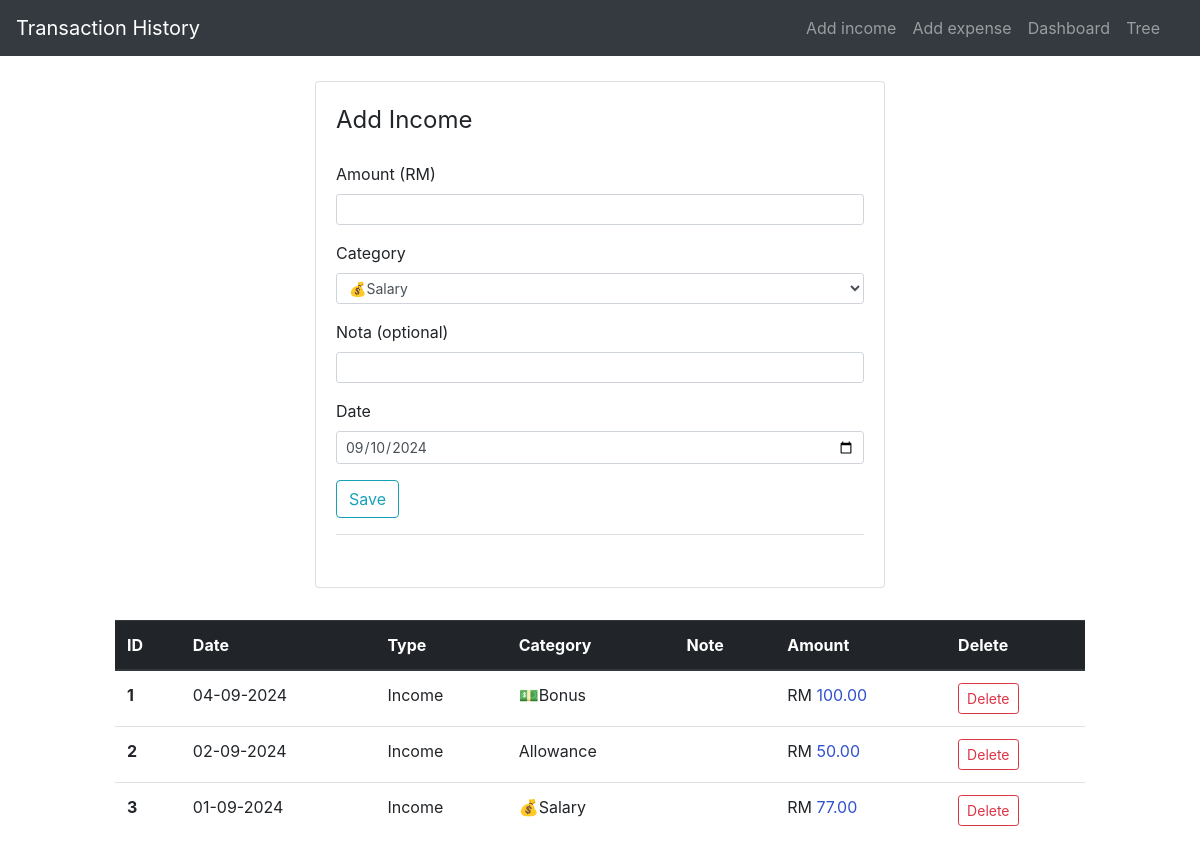
Before: /addincome with the older database file.
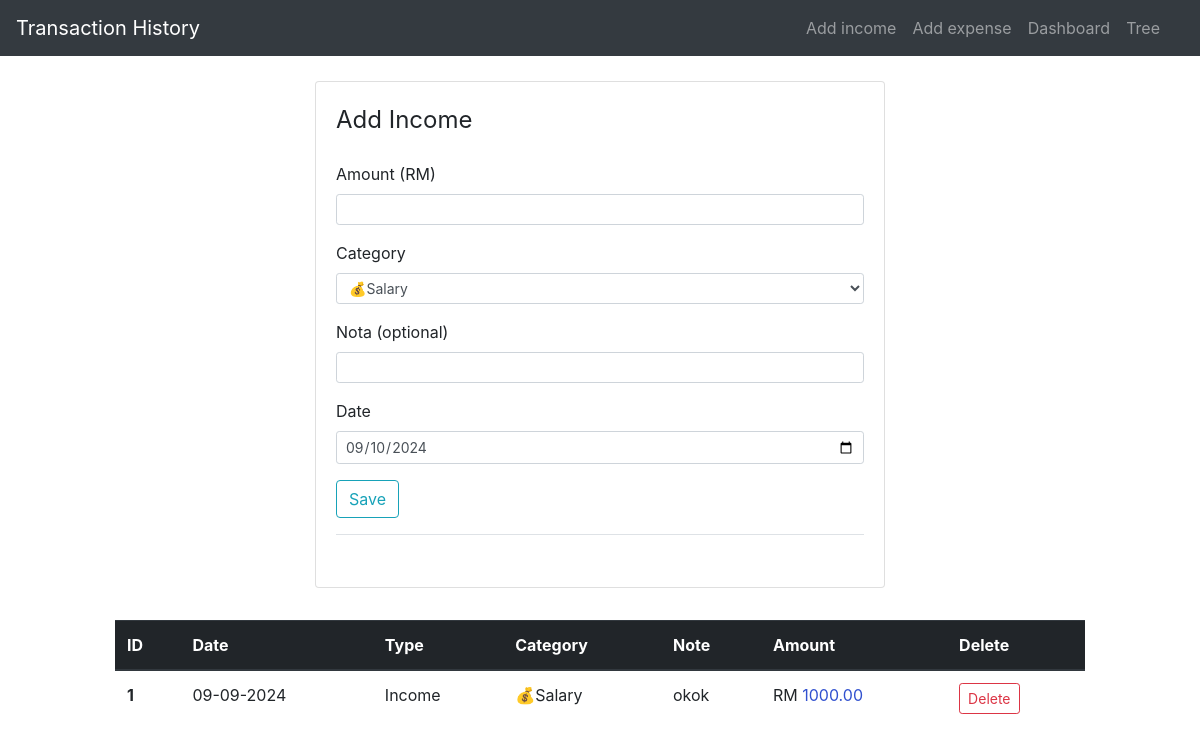
After: the same page with the newer database file.
### application/models.py (models this page shows, shortened)
class add_incomes(db.Model):
    id = db.Column(db.Integer, primary_key=True)
    amount = db.Column(db.Double, nullable=False)
    category = db.Column(db.String(30),nullable=False)
    date = db.Column(db.DateTime, nullable=False)
    type = db.Column(db.String(10), nullable=False, default= 'Income')
    nota = db.Column(db.String(15))

### application/routes.py (the view)
@app.route('/addincome', methods = ["POST", "GET"])
def add_income():
    form = IncomeForm()
    if form.validate_on_submit():
        entry = add_incomes(amount=form.amount.data, category=form.category.data, date=form.date.data,  nota=form.nota.data)
        db.session.add(entry)
        db.session.commit()
        flash(f"RM{form.amount.data} has been added to expense record", "success")
        return redirect(url_for('index'))
    incomes = add_incomes.query.order_by(add_incomes.date.desc()).all()
    return render_template('add_income.html', title="Add income", form=form, incomes=incomes)

### application/form.py
class IncomeForm(FlaskForm):
    amount = DecimalField('Amount (RM)', validators = [DataRequired(), NumberRange(min=0.01)])
    category = SelectField ('Category', validators=[DataRequired()],
                                            choices =[('💰Salary', '💰Salary'),
                                                      ('💵Bonus','💵Bonus'),
                                                      ('💸Allowance','💸Allowance'),
                                                      ('🤑Sideline','🤑Sideline')])
    date = DateField('Date', format='%Y-%m-%d',default=date.today,  validators = [DataRequired()])
    nota = StringField('Nota (optional)',validators = [Optional()])
    submit = SubmitField('Save')

### application/templates/add_income.html (shortened to what this page needs)
{% extends 'layout.html' %}
{% block content %}
<div class="col-xs-10 col-sm-6 col-md-6 ml-auto mr-auto">
    <div class="card card-style mb-2">
        <div class="card-body">
            <form action="" method="POST">
                <fieldset class="form-group">
                        <legend class="mb-4">Add Income</legend>
                    <div class="form-group">
                        {{ form.amount.label(class="form-control-label") }}
                        {% if form.amount.errors %}
                        {{ form.amount(class="form-control form-control-sm is-invalid") }}
                        {% for error in form.amount.errors %}
                        <div class="invalid-feedback">
                            <span>{{error}}</span>
                        </div>
                        {% endfor %}
                        {% else %}
                        {{ form.amount(class="form-control form-control-sm") }}
                        {% endif %}
                    </div>
                    <div class="form-group">
                        {{ form.category.label(class = "form-control-label") }}
                        {{ form.category(class = "form-control form-control-sm") }}
                    </div>
                    <div class="form-group">
                        {{ form.nota.label(class = "form-control-label") }}
                        {{ form.nota(class = "form-control form-control-sm") }}
                    </div>
                    <div class="form-group">
                        {{ form.date.label(class = "form-control-label") }}
                        {{ form.date(class = "form-control form-control-sm") }}
                    </div>
                    <div class="form-group border-bottom pb-3">
                        {{ form.submit(class="btn btn-outline-info")}}
                    </div>
                </fieldset>
            </form>
        </div>
    </div>
</div>
<div class="col-sm-10 ml-auto mr-auto ">
    <br>
    <table class="table">
        <thead class="thead-dark">
            <tr>
                <th scope="col">ID</th>
                <th scope="col">Date</th>
                <th scope="col">Type</th>
                <th scope="col">Category</th>
                <th scope="col">Note</th>
                <th scope="col">Amount</th>
                <th scope="col">Delete</th>
            </tr>
        </thead>
        <tbody>
            {% for entry in incomes %}
                    <tr>
                        <th scope="row">{{loop.index}}</th>
                        <td>{{entry.date.strftime("%d-%m-%Y")}}</td>
                        <td>{{entry.type}}</td>
                        <td>{{entry.category }}</td>
                        <td>{{entry.nota }}</td>
                        <td class="amount-field">RM <span style="color: rgb(49, 81, 207);">{{ "{:.2f}".format(entry.amount) }}</span></td>
                        <td><a href="{{ url_for('delete', entry_id = entry.id, entry_type = entry.type,  next=url_for('add_income') ) }}"  class="btn btn-outline-danger btn-sm">Delete</a></td>
                    </tr>
            {% endfor %}
        </tbody>
    </table>
</div>
{% endblock %}

Changed rows visible on the page:
removed add_incomes: date "04-09-2024", type "Income", category "💵Bonus", amount "100.00"
removed add_incomes: date "02-09-2024", type "Income", category "Allowance", amount "50.00"
removed add_incomes: date "01-09-2024", type "Income", category "💰Salary", amount "77.00"
added add_incomes: date "09-09-2024", type "Income", category "💰Salary", nota "okok", amount "1000.00"
